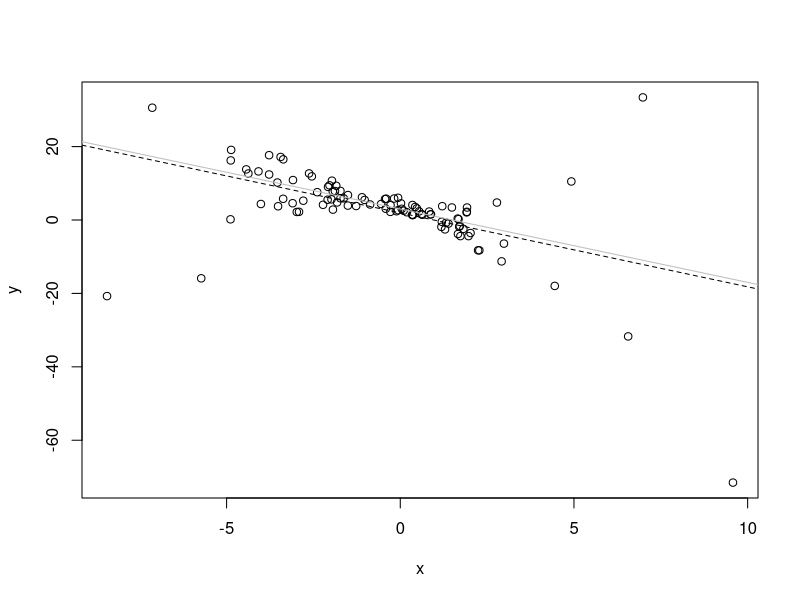
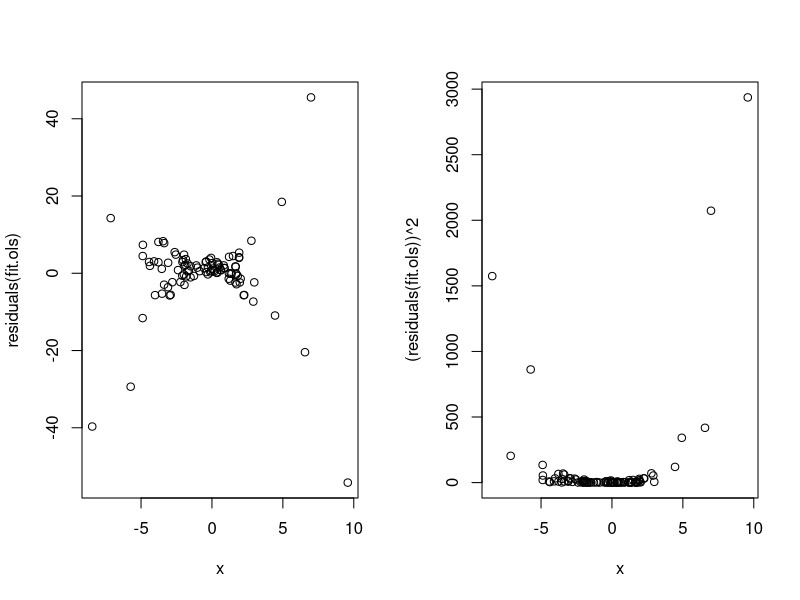
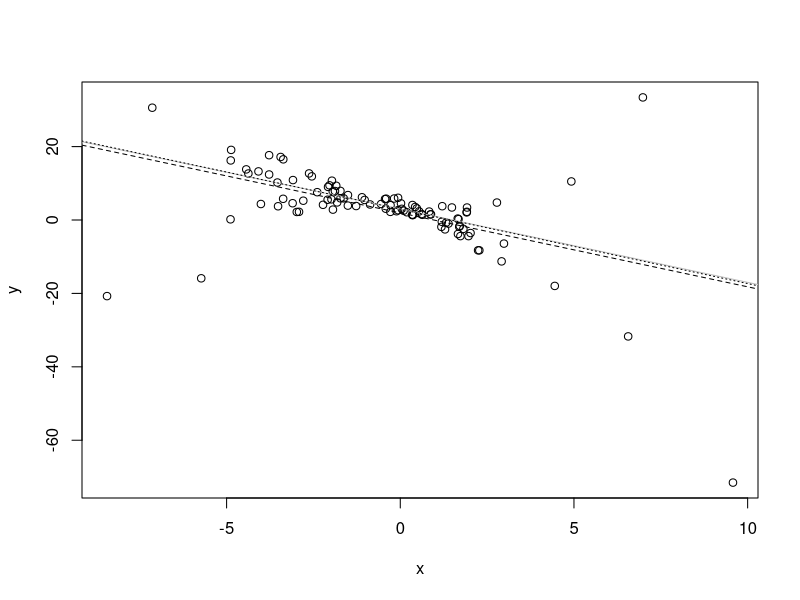

Write the R code that produced these figures, in order.
x = rnorm(100,0,3)
y = 3-2*x + rnorm(100,0,sapply(x,function(x){1+0.5*x^2}))
# Plot the data
plot(x,y)
# Plot the true regression line
abline(a=3,b=-2,col="grey")
# Fit by ordinary least squares
fit.ols = lm(y~x)
# Plot that line
abline(fit.ols,lty="dashed")
###############################################################################################################################################
par(mfrow=c(1,2))
plot(x,residuals(fit.ols))
plot(x,(residuals(fit.ols))^2)
par(mfrow=c(1,1))
###############################################################################################################################################
# Generate more random samples from the same model and the same x values,but different y values
# Inputs: number of samples to generate
# Presumes: x exists and is defined outside this function
# Outputs: errors in linear regression estimates
ols.heterosked.example = function(n) {
y = 3-2*x + rnorm(n,0,sapply(x,function(x){1+0.5*x^2}))
fit.ols = lm(y~x)
# Return the errors
return(fit.ols$coefficients - c(3,-2))
}
# Calculate average-case errors in linear regression estimates (SD of slope and intercept)
# Inputs: number of samples per replication, number of replications (defaults to 10,000)
# Calls: ols.heterosked.example
# Outputs: standard deviation of intercept and slope
ols.heterosked.error.stats = function(n,m=10000) {
ols.errors.raw = t(replicate(m,ols.heterosked.example(n)))
# transpose gives us a matrix with named columns
intercept.sd = sd(ols.errors.raw[,"(Intercept)"])
slope.sd = sd(ols.errors.raw[,"x"])
return(list(intercept.sd=intercept.sd,slope.sd=slope.sd))
}
###############################################################################################################################################
# Plot the data
plot(x,y)
# Plot the true regression line
abline(a=3,b=-2,col="grey")
# Fit by ordinary least squares
fit.ols = lm(y~x)
# Plot that line
abline(fit.ols,lty="dashed")
fit.wls = lm(y~x, weights=1/(1+0.5*x^2))
abline(fit.wls,lty="dotted")
###############################################################################################################################################
### As previous two functions, but with weighted regression
# Generate random sample from model (with fixed x), fit by weighted least
# squares
# Inputs: number of samples
# Presumes: x fixed outside function
# Outputs: errors in parameter estimates
wls.heterosked.example = function(n) {
y = 3-2*x + rnorm(n,0,sapply(x,function(x){1+0.5*x^2}))
fit.wls = lm(y~x,weights=1/(1+0.5*x^2))
# Return the errors
return(fit.wls$coefficients - c(3,-2))
}
# Calculate standard errors in parameter estiamtes over many replications
# Inputs: number of samples per replication, number of replications (defaults
# to 10,000)
# Calls: wls.heterosked.example
# Outputs: standard deviation of estimated intercept and slope
wls.heterosked.error.stats = function(n,m=10000) {
wls.errors.raw = t(replicate(m,wls.heterosked.example(n)))
# transpose gives us a matrix with named columns
intercept.sd = sd(wls.errors.raw[,"(Intercept)"])
slope.sd = sd(wls.errors.raw[,"x"])
return(list(intercept.sd=intercept.sd,slope.sd=slope.sd))
}
ols.heterosked.error.stats(10)
wls.heterosked.error.stats(10)